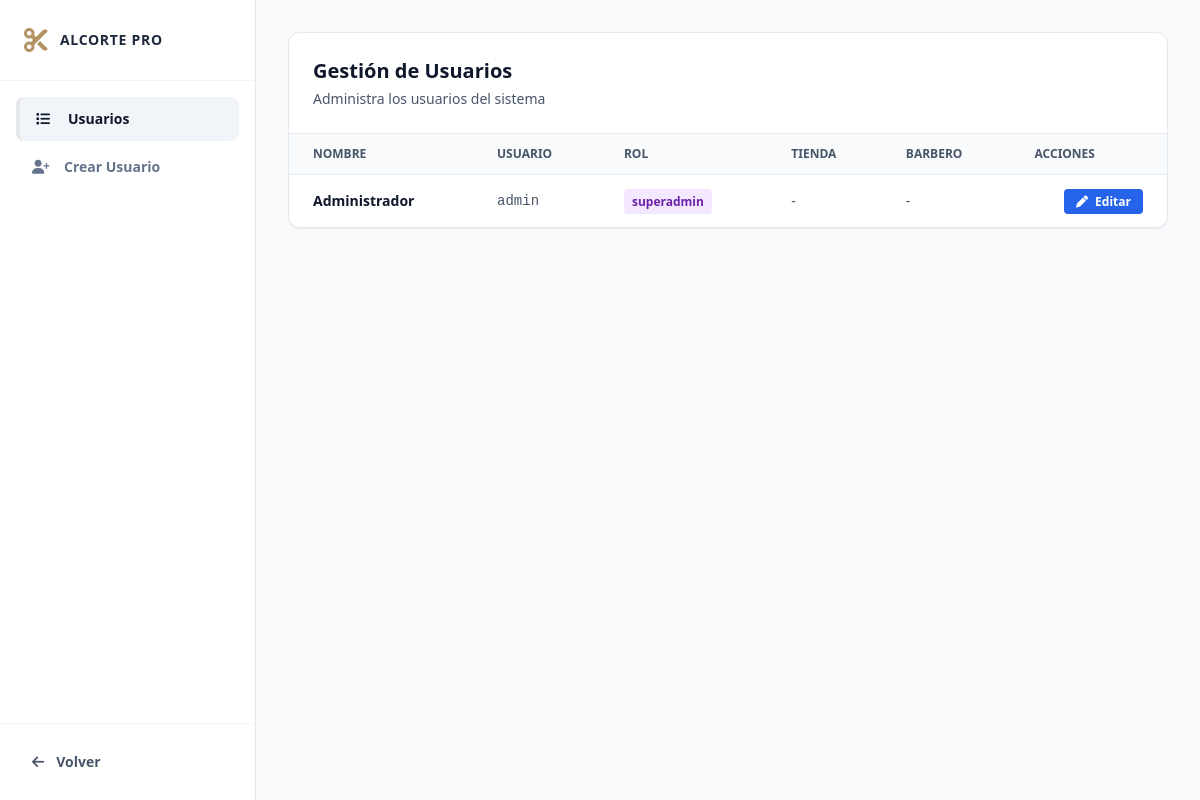
/frontend/usuarios.php (signed in), run on the app's committed database.
### tables this page shows
CREATE TABLE IF NOT EXISTS usuarios (
    id INT AUTO_INCREMENT PRIMARY KEY,
    usuario VARCHAR(80) NOT NULL UNIQUE,
    password VARCHAR(255) NOT NULL,
    nombre VARCHAR(150) NOT NULL,
    telefono VARCHAR(30) DEFAULT NULL,
    rol ENUM('superadmin','admin','gerente','barbero','cliente') NOT NULL DEFAULT 'cliente',
    sucursal_id INT DEFAULT NULL,
    barbero_id INT DEFAULT NULL,
    fecha_registro TIMESTAMP DEFAULT CURRENT_TIMESTAMP
);

### frontend/usuarios.php (the view, shortened to what this page needs)
<?php
require_once '../backend/config/config.php';
$page = isset($_GET['page']) ? $_GET['page'] : 'lista';
?>
<!DOCTYPE html>
<html lang="es">
<head>
    <script src="https://cdn.tailwindcss.com"></script>
    <link rel="stylesheet" href="https://cdnjs.cloudflare.com/ajax/libs/font-awesome/6.4.0/css/all.min.css">
</head>
<body class="font-sans antialiased">
    <div class="min-h-screen flex">
        <aside class="w-64 bg-white border-r border-slate-200 shadow-sm flex flex-col">
            <div class="p-6 border-b border-slate-100">
                <div class="flex items-center gap-3">
                    <i class="fa-solid fa-scissors text-2xl text-gold"></i>
                    <span class="font-bold text-sm tracking-wider uppercase">AlCorte Pro</span>
                </div>
            </div>
            <nav class="p-4 space-y-1 flex-1">
                <a href="usuarios.php?page=lista" class="flex items-center gap-3 px-4 py-3 text-sm font-semibold rounded-lg <?php echo $page == 'lista' ? 'text-slate-900 bg-slate-100 border-l-4 border-gold' : 'text-slate-500 hover:text-slate-900 hover:bg-slate-50'; ?>">
                    <i class="fa-solid fa-list w-5"></i> Usuarios
                </a>
                <a href="usuarios.php?page=crear" class="flex items-center gap-3 px-4 py-3 text-sm font-semibold rounded-lg <?php echo $page == 'crear' ? 'text-slate-900 bg-slate-100 border-l-4 border-gold' : 'text-slate-500 hover:text-slate-900 hover:bg-slate-50'; ?>">
                    <i class="fa-solid fa-user-plus w-5"></i> Crear Usuario
                </a>
            </nav>
            <div class="p-4 border-t border-slate-100">
                <a href="superadmin.php" class="flex items-center gap-3 px-4 py-3 text-sm font-semibold text-slate-600 hover:text-slate-900">
                    <i class="fa-solid fa-arrow-left"></i> Volver
                </a>
            </div>
        </aside>
        <main class="flex-1 overflow-y-auto">
            <div class="p-8 max-w-6xl mx-auto">
                <?php if ($page == 'lista'): ?>
                    <div class="bg-white border border-slate-200 rounded-xl shadow-sm overflow-hidden">
                        <div class="p-6 border-b border-slate-200">
                            <h2 class="text-xl font-bold text-slate-900">Gestión de Usuarios</h2>
                            <p class="text-sm text-slate-600 mt-1">Administra los usuarios del sistema</p>
                        </div>
                        <div class="overflow-x-auto">
                            <table class="w-full text-sm">
                                <thead>
                                    <tr class="border-b border-slate-200 bg-slate-50">
                                        <th class="px-6 py-3 text-left text-xs font-bold text-slate-600 uppercase">Nombre</th>
                                        <th class="px-6 py-3 text-left text-xs font-bold text-slate-600 uppercase">Usuario</th>
                                        <th class="px-6 py-3 text-left text-xs font-bold text-slate-600 uppercase">Rol</th>
                                        <th class="px-6 py-3 text-left text-xs font-bold text-slate-600 uppercase">Tienda</th>
                                        <th class="px-6 py-3 text-left text-xs font-bold text-slate-600 uppercase">Barbero</th>
                                        <th class="px-6 py-3 text-left text-xs font-bold text-slate-600 uppercase">Acciones</th>
                                    </tr>
                                </thead>
                                <tbody class="divide-y divide-slate-200">
                                    <?php
                                    $users = $conn->query("SELECT u.*, s.nombre as sucursal_nombre, b.nombre as barbero_nombre FROM usuarios u LEFT JOIN sucursales s ON u.sucursal_id = s.id LEFT JOIN barberos b ON u.barbero_id = b.id ORDER BY u.fecha_registro DESC");
                                    if ($users && $users->num_rows > 0) {
                                        while ($u = $users->fetch_assoc()) {
                                            ?>
                                            <tr class="hover:bg-slate-50">
                                                <td class="px-6 py-4 font-semibold text-slate-900"><?php echo htmlspecialchars($u['nombre']); ?></td>
                                                <td class="px-6 py-4 text-slate-600 font-mono"><?php echo htmlspecialchars($u['usuario']); ?></td>
                                                <td class="px-6 py-4">
                                                    <span class="px-2 py-1 text-xs font-bold rounded <?php
                                                        if ($u['rol'] == 'superadmin') echo 'bg-purple-100 text-purple-800';
                                                        elseif ($u['rol'] == 'admin') echo 'bg-blue-100 text-blue-800';
                                                        elseif ($u['rol'] == 'gerente') echo 'bg-amber-100 text-amber-800';
                                                        elseif ($u['rol'] == 'barbero') echo 'bg-emerald-100 text-emerald-800';
                                                        else echo 'bg-slate-100 text-slate-800';
                                                    ?>"><?php echo htmlspecialchars($u['rol']); ?></span>
                                                </td>
                                                <td class="px-6 py-4 text-slate-600"><?php echo htmlspecialchars($u['sucursal_nombre'] ?? '-'); ?></td>
                                                <td class="px-6 py-4 text-slate-600"><?php echo htmlspecialchars($u['barbero_nombre'] ?? '-'); ?></td>
                                                <td class="px-6 py-4 text-right space-x-2">
                                                    <a href="usuarios.php?page=editar&id=<?php echo $u['id']; ?>" class="px-3 py-1 bg-blue-600 text-white text-xs font-bold rounded hover:bg-blue-700">
                                                        <i class="fa-solid fa-pen mr-1"></i> Editar
                                                    </a>
                                                </td>
                                            </tr>
                                            <?php
                                        }
                                    }
                                    ?>
                                </tbody>
                            </table>
                        </div>
                    </div>
                <?php endif; ?>
            </div>
        </main>
    </div>
</body>
</html>

### frontend/usuarios.php (style rules this page uses)
body { background-color: #f8fafc; color: #1e293b; }
.text-gold { color: #b49363; }

### data on the page
usuarios: nombre "Administrador", usuario "admin", rol "superadmin", sucursal_nombre "-", barbero_nombre "-"
